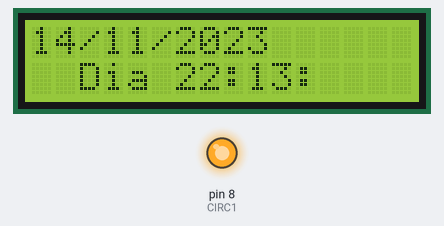
Recording of a sketch running on a simulated Arduino Uno, built with avr-gcc and run on an emulated ATmega328P. Parts: 16×2 character LCD, output pins drawn as LEDs (lit = HIGH). What the sketch prints to the serial monitor is not drawn.

Above: at 1.1 s.
At 1.7 s:
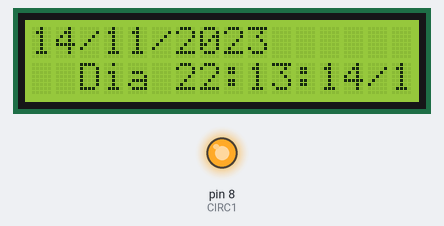
At 40.2 s:
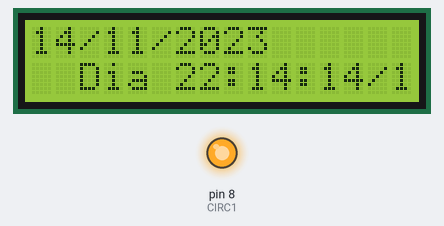
At 100.2 s:
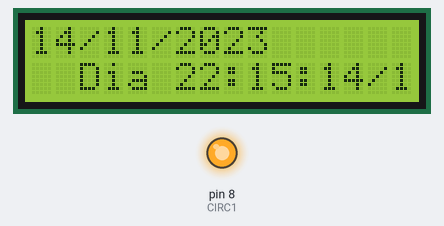
Timing chart, 0 to 101.7 s (numbered marks = the images above):
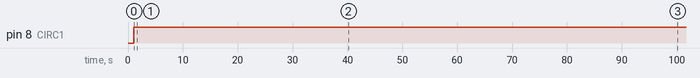

Measured:
- by itself, pin 8 (CIRC1): LOW → HIGH at 1.1 s
- what the display in image 0 shows lasts 0.5 s, from 1.1 s to 1.6 s
- what the display in image 1 shows lasts 38.6 s, from 1.6 s to 40.2 s
- what the display in image 2 shows lasts 59.9 s, from 40.2 s to 100.1 s

The sketch:

exemplo_02.ino
```cpp
#include <Wire.h>
#include <RTClib.h>

#include <LiquidCrystal_I2C.h>

// Inicializa o display no endereco 0x27
LiquidCrystal_I2C lcd(0x27, 2, 1, 0, 4, 5, 6, 7, 3, POSITIVE);


RTC_Millis rtc;
const int CIRC1 = 8;
const int AUTO = 3;
const int MANUAL = 4;

int horaLiga = 14;
int minutoLiga = 26;
int horaDesliga = 05;
int minutoDesliga = 27;
int estadobotao = 0;
int estadobotao2 = 0;

void setup() {

  lcd.begin (16, 2);
  lcd.setBacklight(HIGH);

  Serial.begin(57600);
  // following line sets the RTC to the date & time this sketch was compiled
  rtc.begin(DateTime(__DATE__, __TIME__));
  delay(1000);
  pinMode(CIRC1, OUTPUT);
  pinMode(AUTO, INPUT);
  pinMode(MANUAL, INPUT);
}

void loop () {

  DateTime now = rtc.now();
  alarme(now.hour(), now.minute());

  Serial.print(now.day(), DEC);
  lcd.print(now.day(), DEC);
  Serial.print('/');
  lcd.print('/');
  Serial.print(now.month(), DEC);
  lcd.print(now.month(), DEC);
  Serial.print('/');
  lcd.print('/');
  Serial.print(now.year(), DEC);
  lcd.print(now.year(), DEC);
  Serial.print(' ');
  lcd.setCursor(2, 1);
  lcd.print("Dia ");
  Serial.print(zero(now.hour()));
  lcd.print(zero(now.hour()));
  Serial.print(':');
  lcd.print(':');
  Serial.print(zero(now.minute()));
  lcd.print(zero(now.minute()));
  Serial.print(':');
  lcd.print(':');
  Serial.print(zero(now.second()));
  Serial.println();
  delay(500);

}
String zero(int digits) {
  String lead;
  if (digits < 10) {
    lead = "0" + String(digits);
  }
  else {
    lead = String(digits);
  }
  return lead;
}

int alarme(int hora, int minuto) {
  int hAtual = ((hora * 60) + minuto); // soma dos minutos hora atual
  int hLiga = (horaLiga * 60) + minutoLiga;
  int hDesliga = (horaDesliga * 60) + minutoDesliga;
  if (hDesliga < hLiga) {
    if (hAtual >= hLiga) {
      digitalWrite(CIRC1, HIGH);
      //Serial.println("teste") ;
    }
    if (hAtual >= hDesliga && hAtual < hLiga) {
      digitalWrite(CIRC1, LOW);
      //Serial.println("teste2") ;
    }
  }
  if (hDesliga > hLiga) {
    if (hAtual >= hLiga and hAtual <= hDesliga) {
      digitalWrite(CIRC1, HIGH);
    }
    if (hAtual >= hDesliga) {
      digitalWrite(CIRC1, LOW);
    }
  }
}
```
